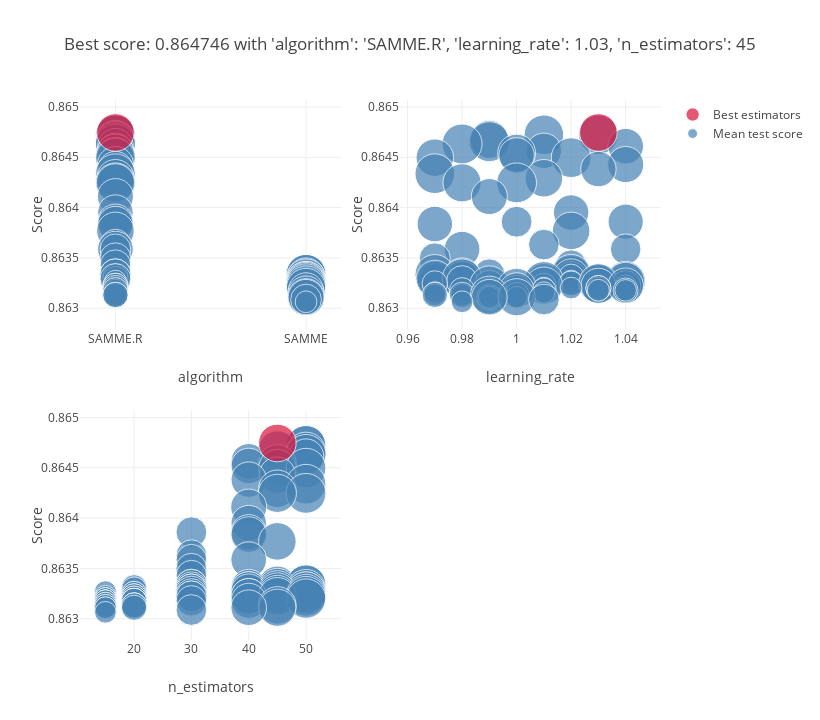

This figure's notebook cell:
### Markdown cell above
# Hyperparamter Tuning For AdaBoost Classifier

### Code cell
from sklearn.model_selection import train_test_split

df.dropna(inplace=True)
target = df['Target']
X_train, X_test, y_train, y_test = train_test_split(df.drop(columns=['Target','Target2', 'NextClose', 'close_after_5_days','close_after_10_days'], axis=1), target, test_size=.3)


sc = MinMaxScaler()
X_train_scaled = sc.fit_transform(X_train)
X_test_scaled = sc.transform(X_test)

import warnings
warnings.filterwarnings('ignore')

from sklearn.model_selection import GridSearchCV
from sklearn.ensemble import AdaBoostClassifier

from utils.lwoku import RANDOM_STATE, N_JOBS, VERBOSE, get_prediction
from utils.grid_search_utils import plot_grid_search, table_grid_search

import pickle
ab_clf = AdaBoostClassifier(random_state=RANDOM_STATE)
parameters = {
    'n_estimators': [15, 20, 30, 40, 45, 50],
    'learning_rate': [(0.97 + x / 100) for x in range(0, 8)],
    'algorithm': ['SAMME', 'SAMME.R']
}
clf = GridSearchCV(ab_clf, parameters, verbose=VERBOSE, n_jobs=N_JOBS)
clf.fit(X_train_scaled, y_train)

plot_grid_search(clf)
table_grid_search(clf)

with open('adaboost.pickle', 'wb') as fp:
    pickle.dump(clf, fp)

### Figure 1 — Plotly figure (JSON) as saved in the notebook; plotly's stock layout.template omitted (floating-point values rounded to 4 significant figures)
{"data": [{"marker": {"color": "SteelBlue", "size": [14.76, 14.7, 13.7, 15.08, 15.08, 11.99, 11.81, 13.55, 11.81, 13.27, 14.88, 12.36, 11.83, 14.86, 13.29, 14.97, 13.74, 12.24, 11.85, 8.971, 11.72, 11.9, 13.29, 8.85, 12.01, 8.821, 9.058, 8.891, 9.06, 13.35, 14.8, 15.05, 9.208, 8.864, 11.89, 13.33, 5.919, 9.108, 11.66, 11.9, 13.22, 14.93, 5.926, 9.032, 9.15, 11.87, 14.58, 14.95, 13.39, 4.544, 5.816, 8.885, 6.127, 13.12, 14.67, 8.723, 9.024, 4.419, 11.62, 11.93, 5.944, 5.991, 13.27, 14.93, 4.461, 5.877, 4.424, 4.605, 6.039, 14.65, 8.828, 5.791, 5.82, 4.408, 4.577, 6.113, 4.516, 4.598, 6.066, 11.68, 4.422, 4.499, 5.915, 4.517, 4.595, 6.018, 6.118, 13.36, 5.988, 4.439, 4.52, 13.06, 11.96, 8.92, 4.463], "sizemin": 4, "sizemode": "area", "sizeref": 0.01885}, "mode": "markers", "name": "Mean test score", "showlegend": true, "text": ["'algorithm': 'SAMME.R',<br /> 'learning_rate': 1.01,<br /> 'n_estimators': 50", "'algorithm': 'SAMME.R',<br /> 'learning_rate': 1.03,<br /> 'n_estimators': 50", "'algorithm': 'SAMME.R',<br /> 'learning_rate': 0.99,<br /> 'n_estimators': 45", "'algorithm': 'SAMME.R',<br /> 'learning_rate': 0.99,<br /> 'n_estimators': 50", "'algorithm': 'SAMME.R',<br /> 'learning_rate': 0.98,<br /> 'n_estimators': 50", "'algorithm': 'SAMME.R',<br /> 'learning_rate': 1.04,<br /> 'n_estimators': 50", "'algorithm': 'SAMME.R',<br /> 'learning_rate': 1.01,<br /> 'n_estimators': 40", "'algorithm': 'SAMME.R',<br /> 'learning_rate': 1.0,<br /> 'n_estimators': 45", "'algorithm': 'SAMME.R',<br /> 'learning_rate': 1.0,<br /> 'n_estimators': 40", "'algorithm': 'SAMME.R',<br /> 'learning_rate': 0.97,<br /> 'n_estimators': 45", "'algorithm': 'SAMME.R',<br /> 'learning_rate': 1.02,<br /> 'n_estimators': 50", "'algorithm': 'SAMME.R',<br /> 'learning_rate': 1.04,<br /> 'n_estimators': 45", "'algorithm': 'SAMME.R',<br /> 'learning_rate': 1.03,<br /> 'n_estimators': 40", "'algorithm': 'SAMME.R',<br /> 'learning_rate': 0.97,<br /> 'n_estimators': 50", "'algorithm': 'SAMME.R',<br /> 'learning_rate': 1.01,<br /> 'n_estimators': 45", "'algorithm': 'SAMME.R',<br /> 'learning_rate': 1.0,<br /> 'n_estimators': 50", "'algorithm': 'SAMME.R',<br /> 'learning_rate': 0.98,<br /> 'n_estimators': 45", "'algorithm': 'SAMME.R',<br /> 'learning_rate': 0.99,<br /> 'n_estimators': 40", "'algorithm': 'SAMME.R',<br /> 'learning_rate': 1.02,<br /> 'n_estimators': 40", "'algorithm': 'SAMME.R',<br /> 'learning_rate': 1.0,<br /> 'n_estimators': 30", "'algorithm': 'SAMME.R',<br /> 'learning_rate': 1.04,<br /> 'n_estimators': 40", "'algorithm': 'SAMME.R',<br /> 'learning_rate': 0.97,<br /> 'n_estimators': 40", "'algorithm': 'SAMME.R',<br /> 'learning_rate': 1.02,<br /> 'n_estimators': 45", "'algorithm': 'SAMME.R',<br /> 'learning_rate': 1.01,<br /> 'n_estimators': 30", "'algorithm': 'SAMME.R',<br /> 'learning_rate': 0.98,<br /> 'n_estimators': 40", "'algorithm': 'SAMME.R',<br /> 'learning_rate': 1.04,<br /> 'n_estimators': 30", "'algorithm': 'SAMME.R',<br /> 'learning_rate': 0.97,<br /> 'n_estimators': 30", "'algorithm': 'SAMME.R',<br /> 'learning_rate': 1.02,<br /> 'n_estimators': 30", "'algorithm': 'SAMME.R',<br /> 'learning_rate': 0.99,<br /> 'n_estimators': 30", "'algorithm': 'SAMME',<br /> 'learning_rate': 1.02,<br /> 'n_estimators': 45", "'algorithm': 'SAMME',<br /> 'learning_rate': 0.97,<br /> 'n_estimators': 50", "'algorithm': 'SAMME',<br /> 'learning_rate': 1.02,<br /> 'n_estimators': 50", "'algorithm': 'SAMME.R',<br /> 'learning_rate': 0.98,<br /> 'n_estimators': 30", "'algorithm': 'SAMME',<br /> 'learning_rate': 1.02,<br /> 'n_estimators': 30", "'algorithm': 'SAMME',<br /> 'learning_rate': 1.02,<br /> 'n_estimators': 40", "'algorithm': 'SAMME',<br /> 'learning_rate': 0.98,<br /> 'n_estimators': 45", "'algorithm': 'SAMME.R',<br /> 'learning_rate': 1.02,<br /> 'n_estimators': 20", "'algorithm': 'SAMME',<br /> 'learning_rate': 0.97,<br /> 'n_estimators': 30", "'algorithm': 'SAMME',<br /> 'learning_rate': 0.97,<br /> 'n_estimators': 40", "'algorithm': 'SAMME',<br /> 'learning_rate': 0.98,<br /> 'n_estimators': 40", "'algorithm': 'SAMME',<br /> 'learning_rate': 0.97,<br /> 'n_estimators': 45", "'algorithm': 'SAMME',<br /> 'learning_rate': 0.98,<br /> 'n_estimators': 50", "'algorithm': 'SAMME.R',<br /> 'learning_rate': 1.04,<br /> 'n_estimators': 20", "'algorithm': 'SAMME.R',<br /> 'learning_rate': 1.03,<br /> 'n_estimators': 30", "'algorithm': 'SAMME',<br /> 'learning_rate': 0.98,<br /> 'n_estimators': 30", "'algorithm': 'SAMME',<br /> 'learning_rate': 1.01,<br /> 'n_estimators': 40", "'algorithm': 'SAMME',<br /> 'learning_rate': 1.01,<br /> 'n_estimators': 50", "'algorithm': 'SAMME',<br /> 'learning_rate': 1.04,<br /> 'n_estimators': 50", "'algorithm': 'SAMME',<br /> 'learning_rate': 1.04,<br /> 'n_estimators': 45", "'algorithm': 'SAMME.R',<br /> 'learning_rate': 1.02,<br /> 'n_estimators': 15", "'algorithm': 'SAMME',<br /> 'learning_rate': 1.02,<br /> 'n_estimators': 20", "'algorithm': 'SAMME',<br /> 'learning_rate': 1.03,<br /> 'n_estimators': 30", "'algorithm': 'SAMME',<br /> 'learning_rate': 0.97,<br /> 'n_estimators': 20", "'algorithm': 'SAMME',<br /> 'learning_rate': 1.03,<br /> 'n_estimators': 45", "'algorithm': 'SAMME',<br /> 'learning_rate': 1.03,<br /> 'n_estimators': 50", "'algorithm': 'SAMME',<br /> 'learning_rate': 1.04,<br /> 'n_estimators': 30", "'algorithm': 'SAMME',<br /> 'learning_rate': 0.99,<br /> 'n_estimators': 30", "'algorithm': 'SAMME.R',<br /> 'learning_rate': 1.04,<br /> 'n_estimators': 15", "'algorithm': 'SAMME',<br /> 'learning_rate': 1.03,<br /> 'n_estimators': 40", "'algorithm': 'SAMME',<br /> 'learning_rate': 1.04,<br /> 'n_estimators': 40", "'algorithm': 'SAMME.R',<br /> 'learning_rate': 1.01,<br /> 'n_estimators': 20", "'algorithm': 'SAMME.R',<br /> 'learning_rate': 1.0,<br /> 'n_estimators': 20", "'algorithm': 'SAMME',<br /> 'learning_rate': 1.01,<br /> 'n_estimators': 45", "'algorithm': 'SAMME',<br /> 'learning_rate': 0.99,<br /> 'n_estimators': 50", "'algorithm': 'SAMME',<br /> 'learning_rate': 1.02,<br /> 'n_estimators': 15", "'algorithm': 'SAMME',<br /> 'learning_rate': 1.03,<br /> 'n_estimators': 20", "'algorithm': 'SAMME.R',<br /> 'learning_rate': 1.01,<br /> 'n_estimators': 15", "'algorithm': 'SAMME.R',<br /> 'learning_rate': 1.03,<br /> 'n_estimators': 15", "'algorithm': 'SAMME.R',<br /> 'learning_rate': 1.03,<br /> 'n_estimators': 20", "'algorithm': 'SAMME',<br /> 'learning_rate': 1.0,<br /> 'n_estimators': 50", "'algorithm': 'SAMME',<br /> 'learning_rate': 1.0,<br /> 'n_estimators': 30", "'algorithm': 'SAMME',<br /> 'learning_rate': 1.01,<br /> 'n_estimators': 20", "'algorithm': 'SAMME',<br /> 'learning_rate': 1.04,<br /> 'n_estimators': 20", "'algorithm': 'SAMME',<br /> 'learning_rate': 1.04,<br /> 'n_estimators': 15", "'algorithm': 'SAMME',<br /> 'learning_rate': 1.03,<br /> 'n_estimators': 15", "'algorithm': 'SAMME',<br /> 'learning_rate': 0.98,<br /> 'n_estimators': 20", "'algorithm': 'SAMME.R',<br /> 'learning_rate': 0.99,<br /> 'n_estimators': 15", "'algorithm': 'SAMME.R',<br /> 'learning_rate': 1.0,<br /> 'n_estimators': 15", "'algorithm': 'SAMME.R',<br /> 'learning_rate': 0.99,<br /> 'n_estimators': 20", "'algorithm': 'SAMME',<br /> 'learning_rate': 1.0,<br /> 'n_estimators': 40", "'algorithm': 'SAMME',<br /> 'learning_rate': 1.01,<br /> 'n_estimators': 15", "'algorithm': 'SAMME',<br /> 'learning_rate': 0.97,<br /> 'n_estimators': 15", "'algorithm': 'SAMME',<br /> 'learning_rate': 1.0,<br /> 'n_estimators': 20", "'algorithm': 'SAMME.R',<br /> 'learning_rate': 0.97,<br /> 'n_estimators': 15", "'algorithm': 'SAMME.R',<br /> 'learning_rate': 0.98,<br /> 'n_estimators': 15", "'algorithm': 'SAMME.R',<br /> 'learning_rate': 0.97,<br /> 'n_estimators': 20", "'algorithm': 'SAMME.R',<br /> 'learning_rate': 0.98,<br /> 'n_estimators': 20", "'algorithm': 'SAMME',<br /> 'learning_rate': 0.99,<br /> 'n_estimators': 45", "'algorithm': 'SAMME',<br /> 'learning_rate': 0.99,<br /> 'n_estimators': 20", "'algorithm': 'SAMME',<br /> 'learning_rate': 1.0,<br /> 'n_estimators': 15", "'algorithm': 'SAMME',<br /> 'learning_rate': 0.99,<br /> 'n_estimators': 15", "'algorithm': 'SAMME',<br /> 'learning_rate': 1.0,<br /> 'n_estimators': 45", "'algorithm': 'SAMME',<br /> 'learning_rate': 0.99,<br /> 'n_estimators': 40", "'algorithm': 'SAMME',<br /> 'learning_rate': 1.01,<br /> 'n_estimators': 30", "'algorithm': 'SAMME',<br /> 'learning_rate': 0.98,<br /> 'n_estimators': 15"], "x": ["SAMME.R", "SAMME.R", "SAMME.R", "SAMME.R", "SAMME.R", "SAMME.R", "SAMME.R", "SAMME.R", "SAMME.R", "SAMME.R", "SAMME.R", "SAMME.R", "SAMME.R", "SAMME.R", "SAMME.R", "SAMME.R", "SAMME.R", "SAMME.R", "SAMME.R", "SAMME.R", "SAMME.R", "SAMME.R", "SAMME.R", "SAMME.R", "SAMME.R", "SAMME.R", "SAMME.R", "SAMME.R", "SAMME.R", "SAMME", "SAMME", "SAMME", "SAMME.R", "SAMME", "SAMME", "SAMME", "SAMME.R", "SAMME", "SAMME", "SAMME", "SAMME", "SAMME", "SAMME.R", "SAMME.R", "SAMME", "SAMME", "SAMME", "SAMME", "SAMME", "SAMME.R", "SAMME", "SAMME", "SAMME", "SAMME", "SAMME", "SAMME", "SAMME", "SAMME.R", "SAMME", "SAMME", "SAMME.R", "SAMME.R", "SAMME", "SAMME", "SAMME", "SAMME", "SAMME.R", "SAMME.R", "SAMME.R", "SAMME", "SAMME", "SAMME", "SAMME", "SAMME", "SAMME", "SAMME", "SAMME.R", "SAMME.R", "SAMME.R", "SAMME", "SAMME", "SAMME", "SAMME", "SAMME.R", "SAMME.R", "SAMME.R", "SAMME.R", "SAMME", "SAMME", "SAMME", "SAMME", "SAMME", "SAMME", "SAMME", "SAMME"], "y": [0.8647, 0.8647, 0.8647, 0.8647, 0.8646, 0.8646, 0.8646, 0.8645, 0.8645, 0.8645, 0.8645, 0.8644, 0.8644, 0.8643, 0.8643, 0.8642, 0.8642, 0.8641, 0.864, 0.8639, 0.8639, 0.8638, 0.8638, 0.8636, 0.8636, 0.8636, 0.8635, 0.8634, 0.8633, 0.8633, 0.8633, 0.8633, 0.8633, 0.8633, 0.8633, 0.8633, 0.8633, 0.8633, 0.8633, 0.8633, 0.8633, 0.8633, 0.8633, 0.8633, 0.8633, 0.8633, 0.8633, 0.8633, 0.8633, 0.8633, 0.8632, 0.8632, 0.8632, 0.8632, 0.8632, 0.8632, 0.8632, 0.8632, 0.8632, 0.8632, 0.8632, 0.8632, 0.8632, 0.8632, 0.8632, 0.8632, 0.8632, 0.8632, 0.8632, 0.8632, 0.8632, 0.8632, 0.8632, 0.8632, 0.8632, 0.8632, 0.8632, 0.8632, 0.8632, 0.8632, 0.8632, 0.8632, 0.8631, 0.8631, 0.8631, 0.8631, 0.8631, 0.8631, 0.8631, 0.8631, 0.8631, 0.8631, 0.8631, 0.8631, 0.8631], "type": "scatter", "xaxis": "x", "yaxis": "y"}, {"marker": {"color": "Crimson", "size": [13.34], "sizemin": 4, "sizemode": "area", "sizeref": 0.01885}, "mode": "markers", "name": "Best estimators", "showlegend": true, "text": ["{'algorithm': 'SAMME.R', 'learning_rate': 1.03, 'n_estimators': 45}"], "x": ["SAMME.R"], "y": [0.8647], "type": "scatter", "xaxis": "x", "yaxis": "y"}, {"marker": {"color": "SteelBlue", "size": [14.76, 14.7, 13.7, 15.08, 15.08, 11.99, 11.81, 13.55, 11.81, 13.27, 14.88, 12.36, 11.83, 14.86, 13.29, 14.97, 13.74, 12.24, 11.85, 8.971, 11.72, 11.9, 13.29, 8.85, 12.01, 8.821, 9.058, 8.891, 9.06, 13.35, 14.8, 15.05, 9.208, 8.864, 11.89, 13.33, 5.919, 9.108, 11.66, 11.9, 13.22, 14.93, 5.926, 9.032, 9.15, 11.87, 14.58, 14.95, 13.39, 4.544, 5.816, 8.885, 6.127, 13.12, 14.67, 8.723, 9.024, 4.419, 11.62, 11.93, 5.944, 5.991, 13.27, 14.93, 4.461, 5.877, 4.424, 4.605, 6.039, 14.65, 8.828, 5.791, 5.82, 4.408, 4.577, 6.113, 4.516, 4.598, 6.066, 11.68, 4.422, 4.499, 5.915, 4.517, 4.595, 6.018, 6.118, 13.36, 5.988, 4.439, 4.52, 13.06, 11.96, 8.92, 4.463], "sizemin": 4, "sizemode": "area", "sizeref": 0.01885}, "mode": "markers", "name": "Mean test score", "showlegend": false, "text": ["'algorithm': 'SAMME.R',<br /> 'learning_rate': 1.01,<br /> 'n_estimators': 50", "'algorithm': 'SAMME.R',<br /> 'learning_rate': 1.03,<br /> 'n_estimators': 50", "'algorithm': 'SAMME.R',<br /> 'learning_rate': 0.99,<br /> 'n_estimators': 45", "'algorithm': 'SAMME.R',<br /> 'learning_rate': 0.99,<br /> 'n_estimators': 50", "'algorithm': 'SAMME.R',<br /> 'learning_rate': 0.98,<br /> 'n_estimators': 50", "'algorithm': 'SAMME.R',<br /> 'learning_rate': 1.04,<br /> 'n_estimators': 50", "'algorithm': 'SAMME.R',<br /> 'learning_rate': 1.01,<br /> 'n_estimators': 40", "'algorithm': 'SAMME.R',<br /> 'learning_rate': 1.0,<br /> 'n_estimators': 45", "'algorithm': 'SAMME.R',<br /> 'learning_rate': 1.0,<br /> 'n_estimators': 40", "'algorithm': 'SAMME.R',<br /> 'learning_rate': 0.97,<br /> 'n_estimators': 45", "'algorithm': 'SAMME.R',<br /> 'learning_rate': 1.02,<br /> 'n_estimators': 50", "'algorithm': 'SAMME.R',<br /> 'learning_rate': 1.04,<br /> 'n_estimators': 45", "'algorithm': 'SAMME.R',<br /> 'learning_rate': 1.03,<br /> 'n_estimators': 40", "'algorithm': 'SAMME.R',<br /> 'learning_rate': 0.97,<br /> 'n_estimators': 50", "'algorithm': 'SAMME.R',<br /> 'learning_rate': 1.01,<br /> 'n_estimators': 45", "'algorithm': 'SAMME.R',<br /> 'learning_rate': 1.0,<br /> 'n_estimators': 50", "'algorithm': 'SAMME.R',<br /> 'learning_rate': 0.98,<br /> 'n_estimators': 45", "'algorithm': 'SAMME.R',<br /> 'learning_rate': 0.99,<br /> 'n_estimators': 40", "'algorithm': 'SAMME.R',<br /> 'learning_rate': 1.02,<br /> 'n_estimators': 40", "'algorithm': 'SAMME.R',<br /> 'learning_rate': 1.0,<br /> 'n_estimators': 30", "'algorithm': 'SAMME.R',<br /> 'learning_rate': 1.04,<br /> 'n_estimators': 40", "'algorithm': 'SAMME.R',<br /> 'learning_rate': 0.97,<br /> 'n_estimators': 40", "'algorithm': 'SAMME.R',<br /> 'learning_rate': 1.02,<br /> 'n_estimators': 45", "'algorithm': 'SAMME.R',<br /> 'learning_rate': 1.01,<br /> 'n_estimators': 30", "'algorithm': 'SAMME.R',<br /> 'learning_rate': 0.98,<br /> 'n_estimators': 40", "'algorithm': 'SAMME.R',<br /> 'learning_rate': 1.04,<br /> 'n_estimators': 30", "'algorithm': 'SAMME.R',<br /> 'learning_rate': 0.97,<br /> 'n_estimators': 30", "'algorithm': 'SAMME.R',<br /> 'learning_rate': 1.02,<br /> 'n_estimators': 30", "'algorithm': 'SAMME.R',<br /> 'learning_rate': 0.99,<br /> 'n_estimators': 30", "'algorithm': 'SAMME',<br /> 'learning_rate': 1.02,<br /> 'n_estimators': 45", "'algorithm': 'SAMME',<br /> 'learning_rate': 0.97,<br /> 'n_estimators': 50", "'algorithm': 'SAMME',<br /> 'learning_rate': 1.02,<br /> 'n_estimators': 50", "'algorithm': 'SAMME.R',<br /> 'learning_rate': 0.98,<br /> 'n_estimators': 30", "'algorithm': 'SAMME',<br /> 'learning_rate': 1.02,<br /> 'n_estimators': 30", "'algorithm': 'SAMME',<br /> 'learning_rate': 1.02,<br /> 'n_estimators': 40", "'algorithm': 'SAMME',<br /> 'learning_rate': 0.98,<br /> 'n_estimators': 45", "'algorithm': 'SAMME.R',<br /> 'learning_rate': 1.02,<br /> 'n_estimators': 20", "'algorithm': 'SAMME',<br /> 'learning_rate': 0.97,<br /> 'n_estimators': 30", "'algorithm': 'SAMME',<br /> 'learning_rate': 0.97,<br /> 'n_estimators': 40", "'algorithm': 'SAMME',<br /> 'learning_rate': 0.98,<br /> 'n_estimators': 40", "'algorithm': 'SAMME',<br /> 'learning_rate': 0.97,<br /> 'n_estimators': 45", "'algorithm': 'SAMME',<br /> 'learning_rate': 0.98,<br /> 'n_estimators': 50", "'algorithm': 'SAMME.R',<br /> 'learning_rate': 1.04,<br /> 'n_estimators': 20", "'algorithm': 'SAMME.R',<br /> 'learning_rate': 1.03,<br /> 'n_estimators': 30", "'algorithm': 'SAMME',<br /> 'learning_rate': 0.98,<br /> 'n_estimators': 30", "'algorithm': 'SAMME',<br /> 'learning_rate': 1.01,<br /> 'n_estimators': 40", "'algorithm': 'SAMME',<br /> 'learning_rate': 1.01,<br /> 'n_estimators': 50", "'algorithm': 'SAMME',<br /> 'learning_rate': 1.04,<br /> 'n_estimators': 50", "'algorithm': 'SAMME',<br /> 'learning_rate': 1.04,<br /> 'n_estimators': 45", "'algorithm': 'SAMME.R',<br /> 'learning_rate': 1.02,<br /> 'n_estimators': 15", "'algorithm': 'SAMME',<br /> 'learning_rate': 1.02,<br /> 'n_estimators': 20", "'algorithm': 'SAMME',<br /> 'learning_rate': 1.03,<br /> 'n_estimators': 30", "'algorithm': 'SAMME',<br /> 'learning_rate': 0.97,<br /> 'n_estimators': 20", "'algorithm': 'SAMME',<br /> 'learning_rate': 1.03,<br /> 'n_estimators': 45", "'algorithm': 'SAMME',<br /> 'learning_rate': 1.03,<br /> 'n_estimators': 50", "'algorithm': 'SAMME',<br /> 'learning_rate': 1.04,<br /> 'n_estimators': 30", "'algorithm': 'SAMME',<br /> 'learning_rate': 0.99,<br /> 'n_estimators': 30", "'algorithm': 'SAMME.R',<br /> 'learning_rate': 1.04,<br /> 'n_estimators': 15", "'algorithm': 'SAMME',<br /> 'learning_rate': 1.03,<br /> 'n_estimators': 40", "'algorithm': 'SAMME',<br /> 'learning_rate': 1.04,<br /> 'n_estimators': 40", "'algorithm': 'SAMME.R',<br /> 'learning_rate': 1.01,<br /> 'n_estimators': 20", "'algorithm': 'SAMME.R',<br /> 'learning_rate': 1.0,<br /> 'n_estimators': 20", "'algorithm': 'SAMME',<br /> 'learning_rate': 1.01,<br /> 'n_estimators': 45", "'algorithm': 'SAMME',<br /> 'learning_rate': 0.99,<br /> 'n_estimators': 50", "'algorithm': 'SAMME',<br /> 'learning_rate': 1.02,<br /> 'n_estimators': 15", "'algorithm': 'SAMME',<br /> 'learning_rate': 1.03,<br /> 'n_estimators': 20", "'algorithm': 'SAMME.R',<br /> 'learning_rate': 1.01,<br /> 'n_estimators': 15", "'algorithm': 'SAMME.R',<br /> 'learning_rate': 1.03,<br /> 'n_estimators': 15", "'algorithm': 'SAMME.R',<br /> 'learning_rate': 1.03,<br /> 'n_estimators': 20", "'algorithm': 'SAMME',<br /> 'learning_rate': 1.0,<br /> 'n_estimators': 50", "'algorithm': 'SAMME',<br /> 'learning_rate': 1.0,<br /> 'n_estimators': 30", "'algorithm': 'SAMME',<br /> 'learning_rate': 1.01,<br /> 'n_estimators': 20", "'algorithm': 'SAMME',<br /> 'learning_rate': 1.04,<br /> 'n_estimators': 20", "'algorithm': 'SAMME',<br /> 'learning_rate': 1.04,<br /> 'n_estimators': 15", "'algorithm': 'SAMME',<br /> 'learning_rate': 1.03,<br /> 'n_estimators': 15", "'algorithm': 'SAMME',<br /> 'learning_rate': 0.98,<br /> 'n_estimators': 20", "'algorithm': 'SAMME.R',<br /> 'learning_rate': 0.99,<br /> 'n_estimators': 15", "'algorithm': 'SAMME.R',<br /> 'learning_rate': 1.0,<br /> 'n_estimators': 15", "'algorithm': 'SAMME.R',<br /> 'learning_rate': 0.99,<br /> 'n_estimators': 20", "'algorithm': 'SAMME',<br /> 'learning_rate': 1.0,<br /> 'n_estimators': 40", "'algorithm': 'SAMME',<br /> 'learning_rate': 1.01,<br /> 'n_estimators': 15", "'algorithm': 'SAMME',<br /> 'learning_rate': 0.97,<br /> 'n_estimators': 15", "'algorithm': 'SAMME',<br /> 'learning_rate': 1.0,<br /> 'n_estimators': 20", "'algorithm': 'SAMME.R',<br /> 'learning_rate': 0.97,<br /> 'n_estimators': 15", "'algorithm': 'SAMME.R',<br /> 'learning_rate': 0.98,<br /> 'n_estimators': 15", "'algorithm': 'SAMME.R',<br /> 'learning_rate': 0.97,<br /> 'n_estimators': 20", "'algorithm': 'SAMME.R',<br /> 'learning_rate': 0.98,<br /> 'n_estimators': 20", "'algorithm': 'SAMME',<br /> 'learning_rate': 0.99,<br /> 'n_estimators': 45", "'algorithm': 'SAMME',<br /> 'learning_rate': 0.99,<br /> 'n_estimators': 20", "'algorithm': 'SAMME',<br /> 'learning_rate': 1.0,<br /> 'n_estimators': 15", "'algorithm': 'SAMME',<br /> 'learning_rate': 0.99,<br /> 'n_estimators': 15", "'algorithm': 'SAMME',<br /> 'learning_rate': 1.0,<br /> 'n_estimators': 45", "'algorithm': 'SAMME',<br /> 'learning_rate': 0.99,<br /> 'n_estimators': 40", "'algorithm': 'SAMME',<br /> 'learning_rate': 1.01,<br /> 'n_estimators': 30", "'algorithm': 'SAMME',<br /> 'learning_rate': 0.98,<br /> 'n_estimators': 15"], "x": [1.01, 1.03, 0.99, 0.99, 0.98, 1.04, 1.01, 1.0, 1.0, 0.97, 1.02, 1.04, 1.03, 0.97, 1.01, 1.0, 0.98, 0.99, 1.02, 1.0, 1.04, 0.97, 1.02, 1.01, 0.98, 1.04, 0.97, 1.02, 0.99, 1.02, 0.97, 1.02, 0.98, 1.02, 1.02, 0.98, 1.02, 0.97, 0.97, 0.98, 0.97, 0.98, 1.04, 1.03, 0.98, 1.01, 1.01, 1.04, 1.04, 1.02, 1.02, 1.03, 0.97, 1.03, 1.03, 1.04, 0.99, 1.04, 1.03, 1.04, 1.01, 1.0, 1.01, 0.99, 1.02, 1.03, 1.01, 1.03, 1.03, 1.0, 1.0, 1.01, 1.04, 1.04, 1.03, 0.98, 0.99, 1.0, 0.99, 1.0, 1.01, 0.97, 1.0, 0.97, 0.98, 0.97, 0.98, 0.99, 0.99, 1.0, 0.99, 1.0, 0.99, 1.01, 0.98], "y": [0.8647, 0.8647, 0.8647, 0.8647, 0.8646, 0.8646, 0.8646, 0.8645, 0.8645, 0.8645, 0.8645, 0.8644, 0.8644, 0.8643, 0.8643, 0.8642, 0.8642, 0.8641, 0.864, 0.8639, 0.8639, 0.8638, 0.8638, 0.8636, 0.8636, 0.8636, 0.8635, 0.8634, 0.8633, 0.8633, 0.8633, 0.8633, 0.8633, 0.8633, 0.8633, 0.8633, 0.8633, 0.8633, 0.8633, 0.8633, 0.8633, 0.8633, 0.8633, 0.8633, 0.8633, 0.8633, 0.8633, 0.8633, 0.8633, 0.8633, 0.8632, 0.8632, 0.8632, 0.8632, 0.8632, 0.8632, 0.8632, 0.8632, 0.8632, 0.8632, 0.8632, 0.8632, 0.8632, 0.8632, 0.8632, 0.8632, 0.8632, 0.8632, 0.8632, 0.8632, 0.8632, 0.8632, 0.8632, 0.8632, 0.8632, 0.8632, 0.8632, 0.8632, 0.8632, 0.8632, 0.8632, 0.8632, 0.8631, 0.8631, 0.8631, 0.8631, 0.8631, 0.8631, 0.8631, 0.8631, 0.8631, 0.8631, 0.8631, 0.8631, 0.8631], "type": "scatter", "xaxis": "x2", "yaxis": "y2"}, {"marker": {"color": "Crimson", "size": [13.34], "sizemin": 4, "sizemode": "area", "sizeref": 0.01885}, "mode": "markers", "name": "Best estimators", "showlegend": false, "text": ["{'algorithm': 'SAMME.R', 'learning_rate': 1.03, 'n_estimators': 45}"], "x": [1.03], "y": [0.8647], "type": "scatter", "xaxis": "x2", "yaxis": "y2"}, {"marker": {"color": "SteelBlue", "size": [14.76, 14.7, 13.7, 15.08, 15.08, 11.99, 11.81, 13.55, 11.81, 13.27, 14.88, 12.36, 11.83, 14.86, 13.29, 14.97, 13.74, 12.24, 11.85, 8.971, 11.72, 11.9, 13.29, 8.85, 12.01, 8.821, 9.058, 8.891, 9.06, 13.35, 14.8, 15.05, 9.208, 8.864, 11.89, 13.33, 5.919, 9.108, 11.66, 11.9, 13.22, 14.93, 5.926, 9.032, 9.15, 11.87, 14.58, 14.95, 13.39, 4.544, 5.816, 8.885, 6.127, 13.12, 14.67, 8.723, 9.024, 4.419, 11.62, 11.93, 5.944, 5.991, 13.27, 14.93, 4.461, 5.877, 4.424, 4.605, 6.039, 14.65, 8.828, 5.791, 5.82, 4.408, 4.577, 6.113, 4.516, 4.598, 6.066, 11.68, 4.422, 4.499, 5.915, 4.517, 4.595, 6.018, 6.118, 13.36, 5.988, 4.439, 4.52, 13.06, 11.96, 8.92, 4.463], "sizemin": 4, "sizemode": "area", "sizeref": 0.01885}, "mode": "markers", "name": "Mean test score", "showlegend": false, "text": ["'algorithm': 'SAMME.R',<br /> 'learning_rate': 1.01,<br /> 'n_estimators': 50", "'algorithm': 'SAMME.R',<br /> 'learning_rate': 1.03,<br /> 'n_estimators': 50", "'algorithm': 'SAMME.R',<br /> 'learning_rate': 0.99,<br /> 'n_estimators': 45", "'algorithm': 'SAMME.R',<br /> 'learning_rate': 0.99,<br /> 'n_estimators': 50", "'algorithm': 'SAMME.R',<br /> 'learning_rate': 0.98,<br /> 'n_estimators': 50", "'algorithm': 'SAMME.R',<br /> 'learning_rate': 1.04,<br /> 'n_estimators': 50", "'algorithm': 'SAMME.R',<br /> 'learning_rate': 1.01,<br /> 'n_estimators': 40", "'algorithm': 'SAMME.R',<br /> 'learning_rate': 1.0,<br /> 'n_estimators': 45", "'algorithm': 'SAMME.R',<br /> 'learning_rate': 1.0,<br /> 'n_estimators': 40", "'algorithm': 'SAMME.R',<br /> 'learning_rate': 0.97,<br /> 'n_estimators': 45", "'algorithm': 'SAMME.R',<br /> 'learning_rate': 1.02,<br /> 'n_estimators': 50", "'algorithm': 'SAMME.R',<br /> 'learning_rate': 1.04,<br /> 'n_estimators': 45", "'algorithm': 'SAMME.R',<br /> 'learning_rate': 1.03,<br /> 'n_estimators': 40", "'algorithm': 'SAMME.R',<br /> 'learning_rate': 0.97,<br /> 'n_estimators': 50", "'algorithm': 'SAMME.R',<br /> 'learning_rate': 1.01,<br /> 'n_estimators': 45", "'algorithm': 'SAMME.R',<br /> 'learning_rate': 1.0,<br /> 'n_estimators': 50", "'algorithm': 'SAMME.R',<br /> 'learning_rate': 0.98,<br /> 'n_estimators': 45", "'algorithm': 'SAMME.R',<br /> 'learning_rate': 0.99,<br /> 'n_estimators': 40", "'algorithm': 'SAMME.R',<br /> 'learning_rate': 1.02,<br /> 'n_estimators': 40", "'algorithm': 'SAMME.R',<br /> 'learning_rate': 1.0,<br /> 'n_estimators': 30", "'algorithm': 'SAMME.R',<br /> 'learning_rate': 1.04,<br /> 'n_estimators': 40", "'algorithm': 'SAMME.R',<br /> 'learning_rate': 0.97,<br /> 'n_estimators': 40", "'algorithm': 'SAMME.R',<br /> 'learning_rate': 1.02,<br /> 'n_estimators': 45", "'algorithm': 'SAMME.R',<br /> 'learning_rate': 1.01,<br /> 'n_estimators': 30", "'algorithm': 'SAMME.R',<br /> 'learning_rate': 0.98,<br /> 'n_estimators': 40", "'algorithm': 'SAMME.R',<br /> 'learning_rate': 1.04,<br /> 'n_estimators': 30", "'algorithm': 'SAMME.R',<br /> 'learning_rate': 0.97,<br /> 'n_estimators': 30", "'algorithm': 'SAMME.R',<br /> 'learning_rate': 1.02,<br /> 'n_estimators': 30", "'algorithm': 'SAMME.R',<br /> 'learning_rate': 0.99,<br /> 'n_estimators': 30", "'algorithm': 'SAMME',<br /> 'learning_rate': 1.02,<br /> 'n_estimators': 45", "'algorithm': 'SAMME',<br /> 'learning_rate': 0.97,<br /> 'n_estimators': 50", "'algorithm': 'SAMME',<br /> 'learning_rate': 1.02,<br /> 'n_estimators': 50", "'algorithm': 'SAMME.R',<br /> 'learning_rate': 0.98,<br /> 'n_estimators': 30", "'algorithm': 'SAMME',<br /> 'learning_rate': 1.02,<br /> 'n_estimators': 30", "'algorithm': 'SAMME',<br /> 'learning_rate': 1.02,<br /> 'n_estimators': 40", "'algorithm': 'SAMME',<br /> 'learning_rate': 0.98,<br /> 'n_estimators': 45", "'algorithm': 'SAMME.R',<br /> 'learning_rate': 1.02,<br /> 'n_estimators': 20", "'algorithm': 'SAMME',<br /> 'learning_rate': 0.97,<br /> 'n_estimators': 30", "'algorithm': 'SAMME',<br /> 'learning_rate': 0.97,<br /> 'n_estimators': 40", "'algorithm': 'SAMME',<br /> 'learning_rate': 0.98,<br /> 'n_estimators': 40", "'algorithm': 'SAMME',<br /> 'learning_rate': 0.97,<br /> 'n_estimators': 45", "'algorithm': 'SAMME',<br /> 'learning_rate': 0.98,<br /> 'n_estimators': 50", "'algorithm': 'SAMME.R',<br /> 'learning_rate': 1.04,<br /> 'n_estimators': 20", "'algorithm': 'SAMME.R',<br /> 'learning_rate': 1.03,<br /> 'n_estimators': 30", "'algorithm': 'SAMME',<br /> 'learning_rate': 0.98,<br /> 'n_estimators': 30", "'algorithm': 'SAMME',<br /> 'learning_rate': 1.01,<br /> 'n_estimators': 40", "'algorithm': 'SAMME',<br /> 'learning_rate': 1.01,<br /> 'n_estimators': 50", "'algorithm': 'SAMME',<br /> 'learning_rate': 1.04,<br /> 'n_estimators': 50", "'algorithm': 'SAMME',<br /> 'learning_rate': 1.04,<br /> 'n_estimators': 45", "'algorithm': 'SAMME.R',<br /> 'learning_rate': 1.02,<br /> 'n_estimators': 15", "'algorithm': 'SAMME',<br /> 'learning_rate': 1.02,<br /> 'n_estimators': 20", "'algorithm': 'SAMME',<br /> 'learning_rate': 1.03,<br /> 'n_estimators': 30", "'algorithm': 'SAMME',<br /> 'learning_rate': 0.97,<br /> 'n_estimators': 20", "'algorithm': 'SAMME',<br /> 'learning_rate': 1.03,<br /> 'n_estimators': 45", "'algorithm': 'SAMME',<br /> 'learning_rate': 1.03,<br /> 'n_estimators': 50", "'algorithm': 'SAMME',<br /> 'learning_rate': 1.04,<br /> 'n_estimators': 30", "'algorithm': 'SAMME',<br /> 'learning_rate': 0.99,<br /> 'n_estimators': 30", "'algorithm': 'SAMME.R',<br /> 'learning_rate': 1.04,<br /> 'n_estimators': 15", "'algorithm': 'SAMME',<br /> 'learning_rate': 1.03,<br /> 'n_estimators': 40", "'algorithm': 'SAMME',<br /> 'learning_rate': 1.04,<br /> 'n_estimators': 40", "'algorithm': 'SAMME.R',<br /> 'learning_rate': 1.01,<br /> 'n_estimators': 20", "'algorithm': 'SAMME.R',<br /> 'learning_rate': 1.0,<br /> 'n_estimators': 20", "'algorithm': 'SAMME',<br /> 'learning_rate': 1.01,<br /> 'n_estimators': 45", "'algorithm': 'SAMME',<br /> 'learning_rate': 0.99,<br /> 'n_estimators': 50", "'algorithm': 'SAMME',<br /> 'learning_rate': 1.02,<br /> 'n_estimators': 15", "'algorithm': 'SAMME',<br /> 'learning_rate': 1.03,<br /> 'n_estimators': 20", "'algorithm': 'SAMME.R',<br /> 'learning_rate': 1.01,<br /> 'n_estimators': 15", "'algorithm': 'SAMME.R',<br /> 'learning_rate': 1.03,<br /> 'n_estimators': 15", "'algorithm': 'SAMME.R',<br /> 'learning_rate': 1.03,<br /> 'n_estimators': 20", "'algorithm': 'SAMME',<br /> 'learning_rate': 1.0,<br /> 'n_estimators': 50", "'algorithm': 'SAMME',<br /> 'learning_rate': 1.0,<br /> 'n_estimators': 30", "'algorithm': 'SAMME',<br /> 'learning_rate': 1.01,<br /> 'n_estimators': 20", "'algorithm': 'SAMME',<br /> 'learning_rate': 1.04,<br /> 'n_estimators': 20", "'algorithm': 'SAMME',<br /> 'learning_rate': 1.04,<br /> 'n_estimators': 15", "'algorithm': 'SAMME',<br /> 'learning_rate': 1.03,<br /> 'n_estimators': 15", "'algorithm': 'SAMME',<br /> 'learning_rate': 0.98,<br /> 'n_estimators': 20", "'algorithm': 'SAMME.R',<br /> 'learning_rate': 0.99,<br /> 'n_estimators': 15", "'algorithm': 'SAMME.R',<br /> 'learning_rate': 1.0,<br /> 'n_estimators': 15", "'algorithm': 'SAMME.R',<br /> 'learning_rate': 0.99,<br /> 'n_estimators': 20", "'algorithm': 'SAMME',<br /> 'learning_rate': 1.0,<br /> 'n_estimators': 40", "'algorithm': 'SAMME',<br /> 'learning_rate': 1.01,<br /> 'n_estimators': 15", "'algorithm': 'SAMME',<br /> 'learning_rate': 0.97,<br /> 'n_estimators': 15", "'algorithm': 'SAMME',<br /> 'learning_rate': 1.0,<br /> 'n_estimators': 20", "'algorithm': 'SAMME.R',<br /> 'learning_rate': 0.97,<br /> 'n_estimators': 15", "'algorithm': 'SAMME.R',<br /> 'learning_rate': 0.98,<br /> 'n_estimators': 15", "'algorithm': 'SAMME.R',<br /> 'learning_rate': 0.97,<br /> 'n_estimators': 20", "'algorithm': 'SAMME.R',<br /> 'learning_rate': 0.98,<br /> 'n_estimators': 20", "'algorithm': 'SAMME',<br /> 'learning_rate': 0.99,<br /> 'n_estimators': 45", "'algorithm': 'SAMME',<br /> 'learning_rate': 0.99,<br /> 'n_estimators': 20", "'algorithm': 'SAMME',<br /> 'learning_rate': 1.0,<br /> 'n_estimators': 15", "'algorithm': 'SAMME',<br /> 'learning_rate': 0.99,<br /> 'n_estimators': 15", "'algorithm': 'SAMME',<br /> 'learning_rate': 1.0,<br /> 'n_estimators': 45", "'algorithm': 'SAMME',<br /> 'learning_rate': 0.99,<br /> 'n_estimators': 40", "'algorithm': 'SAMME',<br /> 'learning_rate': 1.01,<br /> 'n_estimators': 30", "'algorithm': 'SAMME',<br /> 'learning_rate': 0.98,<br /> 'n_estimators': 15"], "x": [50, 50, 45, 50, 50, 50, 40, 45, 40, 45, 50, 45, 40, 50, 45, 50, 45, 40, 40, 30, 40, 40, 45, 30, 40, 30, 30, 30, 30, 45, 50, 50, 30, 30, 40, 45, 20, 30, 40, 40, 45, 50, 20, 30, 30, 40, 50, 50, 45, 15, 20, 30, 20, 45, 50, 30, 30, 15, 40, 40, 20, 20, 45, 50, 15, 20, 15, 15, 20, 50, 30, 20, 20, 15, 15, 20, 15, 15, 20, 40, 15, 15, 20, 15, 15, 20, 20, 45, 20, 15, 15, 45, 40, 30, 15], "y": [0.8647, 0.8647, 0.8647, 0.8647, 0.8646, 0.8646, 0.8646, 0.8645, 0.8645, 0.8645, 0.8645, 0.8644, 0.8644, 0.8643, 0.8643, 0.8642, 0.8642, 0.8641, 0.864, 0.8639, 0.8639, 0.8638, 0.8638, 0.8636, 0.8636, 0.8636, 0.8635, 0.8634, 0.8633, 0.8633, 0.8633, 0.8633, 0.8633, 0.8633, 0.8633, 0.8633, 0.8633, 0.8633, 0.8633, 0.8633, 0.8633, 0.8633, 0.8633, 0.8633, 0.8633, 0.8633, 0.8633, 0.8633, 0.8633, 0.8633, 0.8632, 0.8632, 0.8632, 0.8632, 0.8632, 0.8632, 0.8632, 0.8632, 0.8632, 0.8632, 0.8632, 0.8632, 0.8632, 0.8632, 0.8632, 0.8632, 0.8632, 0.8632, 0.8632, 0.8632, 0.8632, 0.8632, 0.8632, 0.8632, 0.8632, 0.8632, 0.8632, 0.8632, 0.8632, 0.8632, 0.8632, 0.8632, 0.8631, 0.8631, 0.8631, 0.8631, 0.8631, 0.8631, 0.8631, 0.8631, 0.8631, 0.8631, 0.8631, 0.8631, 0.8631], "type": "scatter", "xaxis": "x3", "yaxis": "y3"}, {"marker": {"color": "Crimson", "size": [13.34], "sizemin": 4, "sizemode": "area", "sizeref": 0.01885}, "mode": "markers", "name": "Best estimators", "showlegend": false, "text": ["{'algorithm': 'SAMME.R', 'learning_rate': 1.03, 'n_estimators': 45}"], "x": [45], "y": [0.8647], "type": "scatter", "xaxis": "x3", "yaxis": "y3"}], "layout": {"xaxis": {"anchor": "y", "domain": [0.0, 0.45], "title": {"text": "algorithm"}}, "yaxis": {"anchor": "x", "domain": [0.575, 1.0], "title": {"text": "Score"}}, "xaxis2": {"anchor": "y2", "domain": [0.55, 1.0], "title": {"text": "learning_rate"}}, "yaxis2": {"anchor": "x2", "domain": [0.575, 1.0], "title": {"text": "Score"}}, "xaxis3": {"anchor": "y3", "domain": [0.0, 0.45], "title": {"text": "n_estimators"}}, "yaxis3": {"anchor": "x3", "domain": [0.0, 0.425], "title": {"text": "Score"}}, "xaxis4": {"anchor": "y4", "domain": [0.55, 1.0]}, "yaxis4": {"anchor": "x4", "domain": [0.0, 0.425]}, "legend": {"traceorder": "reversed"}, "width": 820, "height": 720, "title": {"text": "Best score: 0.864746 with 'algorithm': 'SAMME.R', 'learning_rate': 1.03, 'n_estimators': 45"}, "hovermode": "closest"}}
